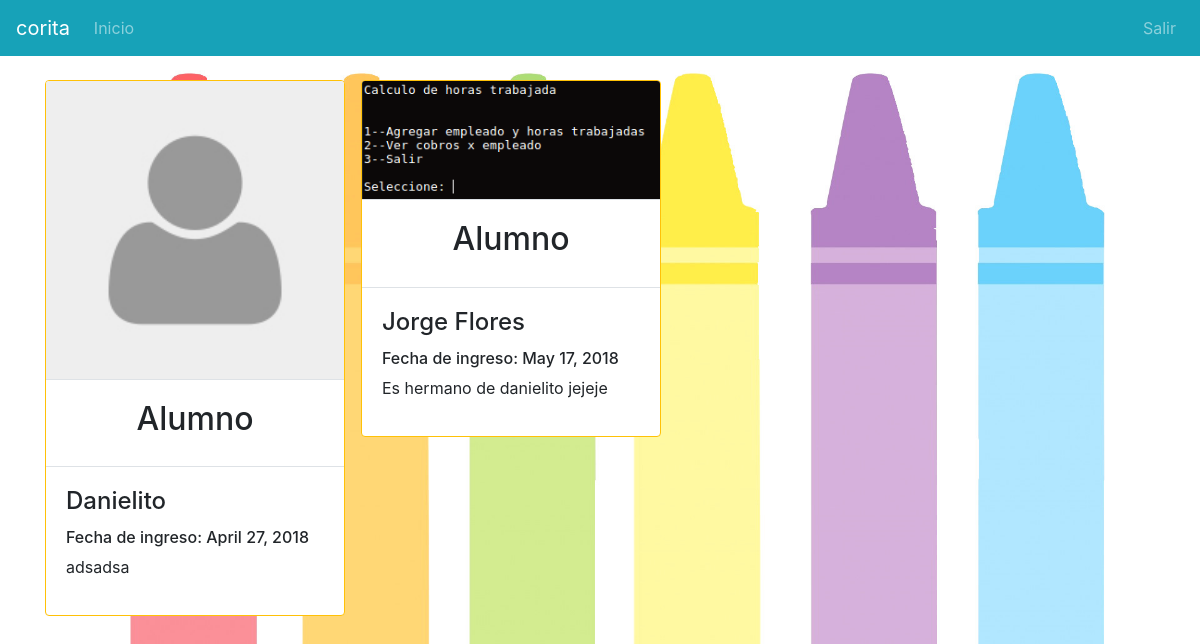
The app's page / (signed in), older data.
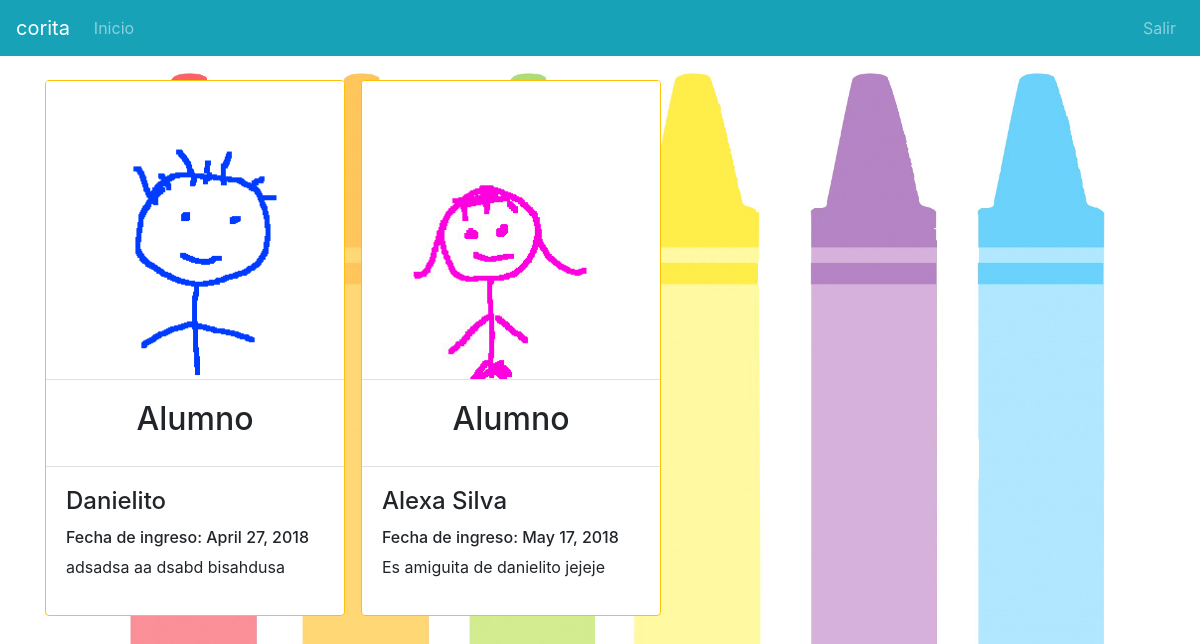
The same page, newer data.
### alumnos/models.py (models this page shows, shortened)
class alumnos(models.Model):
    alu_nombre = models.CharField(max_length = 400)
    alu_genero = models.CharField(max_length = 10,default="Masculino")
    alu_tutores = models.ManyToManyField(Tutor)
    alu_vigente = models.BooleanField(default = True)
    alu_fechaIngreso = models.DateField(auto_now_add = True, null=True)
    alu_observaciones = models.CharField(max_length = 2000, null=True)
    alu_foto = models.ImageField(upload_to='media/fotosAlu', null=True, default='media/default/default.jpeg')
    slug = models.SlugField(max_length=24, default=''.join(random.SystemRandom().choice(string.ascii_uppercase + string.digits) for _ in range(24)))

### alumnos/views.py (the view)
# urls.py: url(r'^$',Index, name='index'),
def Index(request):
    user = request.user
    if user.is_active is True:
        if user.is_staff is False :
            if user.has_perm('padres.is_teacher'):
                prf = Profesor.objects.filter(pro_nombre = user)
                ctx = {'Grupo': 'a', 'Perfil': prf, 'Alumnos': 'akumos'}
            if user.has_perm('padres.is_tutorr'):
                tur = Tutor.objects.get(tut_nombre = user)
                alm = alumnos.objects.filter(alu_tutores__in = [tur])
                ctx = {'Alumno':alm}
            return render(request,'alumnos/index.html', ctx)
        else:
            return render(request,'alumnos/index.html')
    return render(request,'alumnos/index.html')

### templates/alumnos/index.html (shortened to what this page needs)
 {% extends 'base.html' %}
{% block content %}
{% if user.is_staff is False %}
{% if perms.padres.is_tutorr %}
    {% for alm in Alumno %}
<div class="mr-md-3 mt-4 mb-4 card border rounded border-warning float-left " style="max-width:300px">
<img src="{{ alm.alu_foto.url }}" class="card-img-top border-bottom"/>
    <div class="card-body border-bottom">
<h2 class="form-label text-center">Alumno</h2>
    </div>
    <div class="card-body">
        <div class="form-inline form-group">
            <h4 class="card-title">{{alm.alu_nombre}}</h4>
            <h6>Fecha de ingreso: {{alm.alu_fechaIngreso}}</h6>
            <p class="card-text">{{alm.alu_observaciones}}</p>
        </div>
    </div>
</div>
{%endfor%}
    {% endif %}
{% endif %}
{% endblock %}

### templates/base.html (shortened to what this page needs)
<!DOCTYPE html>
<html>
 {% load staticfiles %}
{% load inclusion_tags %}
    <head>
    <link href="{% static 'css/open-iconic-bootstrap.css' %}" rel="stylesheet">
   <link rel="stylesheet" href="{% static 'css/bootstrap.css' %}">
    <link rel="stylesheet" href="{% static 'css/offcanvas.css' %}">
    <link rel="stylesheet" href="{% static 'css/base.css' %}">
    </head>
<body style="background-image: url('/media/media/back/backGP.jpg');  background-repeat: no-repeat; background-attachment: fixed; background-size: cover;">
        {% if user.is_authenticated %}
    <nav class="navbar navbar-expand-sm fixed-top bg-info navbar-dark">
      <a class="navbar-brand" href="#"> {{ user.username }}</a>
      <div class="navbar-collapse offcanvas-collapse" id="navbarsExampleDefault">
        <ul class="navbar-nav mr-auto">
          <li class="nav-item">
            <a class="nav-link" href="/">Inicio</a>
          </li>
        </ul>
        <form class="form-inline my-2 my-lg-0">
         <ul class="navbar-nav mr-auto">
            <li class="nav-item">
            <a class="nav-link" href="../cerrar">Salir</a>
          </li>
            </ul>
        </form>
      </div>
    </nav>
        {% else %} <meta http-equiv="refresh" content="0; URL=../login" /> {% endif %}
    <div class="container">
{% block content %}
{% endblock %}
    </div>
</body>
</html>

### alumnos/static/css/offcanvas.css (style rules this page uses)
html, body { overflow-x: hidden; }
body { padding-top: 56px; }
.border-bottom { border-bottom: 1px solid #e5e5e5; }

Row changes from the older to the newer data that the page shows:
changed alumnos "Danielito": alu_foto: picture added in place of a placeholder; alu_observaciones "adsadsa" → "adsadsa aa dsabd bisahdusa"
changed alumnos: alu_foto: a different picture; alu_nombre "Jorge Flores" → "Alexa Silva"; alu_observaciones "Es hermano de danielito jejeje" → "Es amiguita de danielito jejeje"
